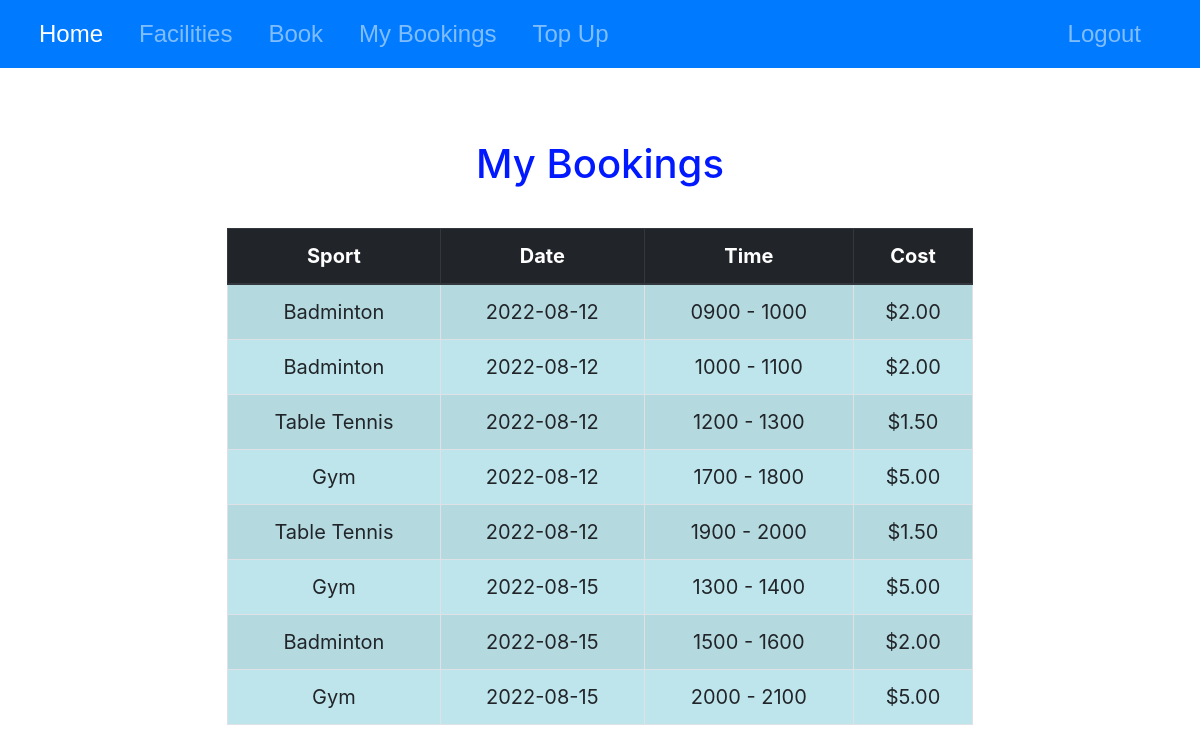
The app's page /history (signed in) with its own data.
### tables this page shows
CREATE TABLE personal (id INTEGER PRIMARY KEY AUTOINCREMENT NOT NULL, sport TEXT NOT NULL CHECK (sport IN ("Table Tennis", "Badminton", "Gym")), date DATE NOT NULL, time TEXT NOT NULL, cost REAL NOT NULL CHECK (cost > 0));

### app.py (the view)
@app.route("/history")
@login_required
def history():
    user_bookings = db.execute("SELECT sport, date, time, cost FROM personal ORDER BY date, time")
    for booking in user_bookings:
        booking["cost"] = sgd(booking["cost"])
    return render_template("history.html", user_bookings=user_bookings)

### app.py (called while the page is built)
@app.after_request
def after_request(response):
    response.headers["Cache-Control"] = "no-cache, no-store, must-revalidate"
    response.headers["Expires"] = 0
    response.headers["Pragma"] = "no-cache"
    return response

### helpers.py (called while the page is built)
def login_required(f):
    @wraps(f)
    def decorated_function(*args, **kwargs):
        if session.get("user_id") is None:
            return redirect("/login")
        return f(*args, **kwargs)
    return decorated_function

def sgd(value):
    return f"${value:,.2f}"

### templates/history.html (shortened to what this page needs)
{% extends "layout.html" %}
{% block main %}
    <div class="sports-header">
        <h1>My Bookings</h1>
    </div>
    <div class="table-container">
        <div class="table-section">
            <table class="table table-bordered table-striped table-info table-hover">
                <thead class="thead-dark">
                    <tr>
                        <th scope="col">Sport</th>
                        <th scope="col">Date</th>
                        <th scope="col">Time</th>
                        <th scope="col">Cost</th>
                    </tr>
                </thead>
                <tbody>
                    {% for booking in user_bookings %}
                        <tr>
                            <td>{{ booking["sport"] }}</td>
                            <td>{{ booking["date"] }}</td>
                            <td>{{ booking["time"] }}</td>
                            <td>{{ booking["cost"] }}</td>
                        </tr>
                    {% endfor %}
                </tbody>
            </table>
        </div>
    </div>
{% endblock %}

### static/styles.css (style rules this page uses)
.sports-header { color: #0019FF; margin-top: 40px; padding: 2rem 1rem; text-align: center; }
.table-container { font-size: 20px; margin-left: auto; margin-right: auto; padding-left: 15px; padding-right: 15px; text-align: center; width: 70%; }
.table-section { padding-bottom: 1rem; padding-left: 2rem; padding-right: 2rem; }

### records on screen
personal: sport "Badminton", date "2022-08-12", time "0900 - 1000", cost "$2.00"
personal: sport "Badminton", date "2022-08-12", time "1000 - 1100", cost "$2.00"
personal: sport "Table Tennis", date "2022-08-12", time "1200 - 1300", cost "$1.50"
personal: sport "Gym", date "2022-08-12", time "1700 - 1800", cost "$5.00"
personal: sport "Table Tennis", date "2022-08-12", time "1900 - 2000", cost "$1.50"
personal: sport "Gym", date "2022-08-15", time "1300 - 1400", cost "$5.00"
personal: sport "Badminton", date "2022-08-15", time "1500 - 1600", cost "$2.00"
personal: sport "Gym", date "2022-08-15", time "2000 - 2100", cost "$5.00"
